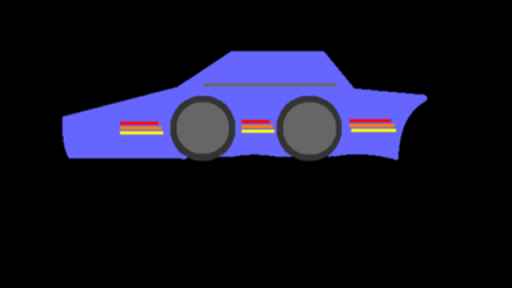
%> input picture MatlabScripts/car.png, 512 x 288 px
$ octave pruebasHoughTransformLines.m   (GNU Octave 9; MATLAB toolbox functions it lacks are replaced by stand-ins)
%> lines starting %> are read from the running program, lines starting %| are printed output that depends on the picture; in (x1, y1, x2, y2) boxes, pixels count from 0 and x2, y2 are one past the last pixel; in counts of white or black regions, pixels touching at a corner belong together; the program's own positions count from 1
%% Read the image
img =imread('car.png');
%> img is the input picture: size 288x512x3 uint8; mean R, G, B 19.2, 18.3, 37
subplot(2,2,1);
imshow(img), title('Original image');
%% Detecting edges (canny)
mono=rgb2gray(img);
subplot(2,2,2);
cannyEdges=edge(mono,'canny');
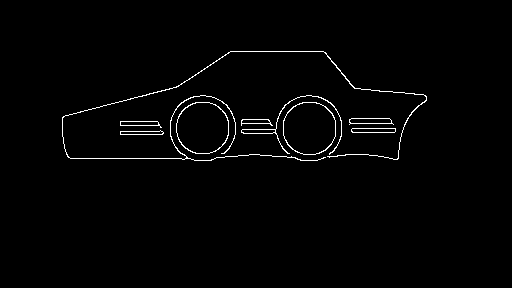
%> cannyEdges: size 288x512 logical; 1.5% white in thin lines or dots, all inside (x1, y1, x2, y2) = (62, 51, 427, 161)
subplot(2,2,2);
imshow(cannyEdges), title('Canny edges');
%% Detecting lines, applying hough transform
[accum theta rho] = hough(cannyEdges);
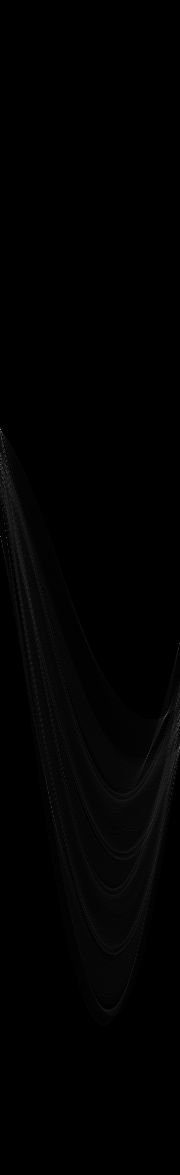
%> accum: size 1175x180 double; min 0, max 132, mean 1.8
%> theta = 180 values from -90 to 89; rho = 1175 values from -587 to 587
subplot(2,2,3);
imagesc(accum, 'XData',theta,'YData',rho), title('Hough accumulator');
%> (this line was passed over: imagesc is not available in this run)
peaks = houghpeaks(accum, 100); % detect the peaks in the accum matrix, and it
%> peaks = [430 1; 537 1; 717 166; 465 1; 478 3; 724 179]
        %will get as maximumu 100 values.
hold on; plot(theta(peaks(:,2)),rho(peaks(:,1)),'rs');
hold off;
%% Making and drawing the line segments
line_segments=houghlines(cannyEdges,theta,rho, peaks);
%> line_segments = 7 lines; point1 to point2 (x, y): (71, 159) to (191, 159), (177, 87) to (64, 118), (231, 52) to (324, 52), (336, 123) to (406, 125), (336, 124) to (406, 124), (228, 119) to (285, 121), (229, 124) to (284, 124)
subplot(2,2,4);
imshow(img), title('detected lines'), hold on;
for k=1:length(line_segments)
    endpoints = [line_segments(k).point1;line_segments(k).point2];
    plot(endpoints(:,1),endpoints(:,2),'Linewidth',2,'Color','green');
end
%> this loop made 7 passes
%> endpoints on passes 1 to 7: [71 159; 191 159], [231 52; 324 52], [177 87; 64 118], [229 124; 284 124], [336 124; 406 124], [228 119; 285 121], [336 123; 406 125]
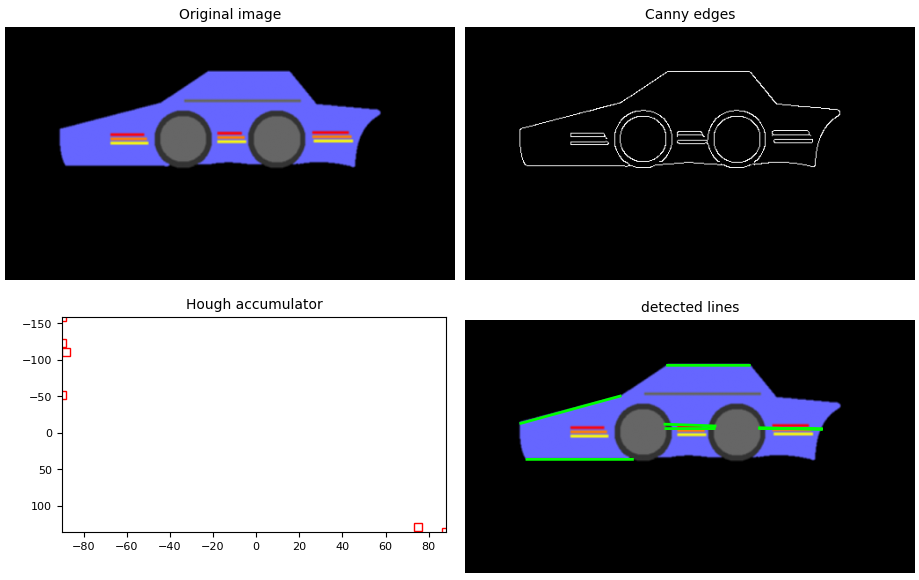
%> figure redrawn from the program's plot data, 4 panels
% hold off;


%% Lines detection tests version, read the image.
img =imread('gantrycrane.png');
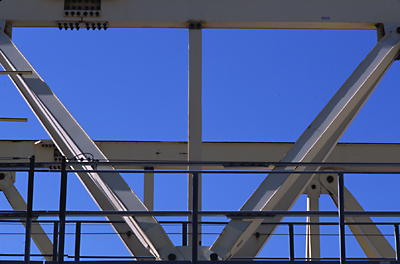
%> input picture MatlabScripts/gantrycrane.png, 400 x 264 px
%> img is the input picture: size 264x400x3 uint8; mean R, G, B 73.3, 93.1, 147.3
% size(img)
subplot(2,2,1);
imshow(img), title('Original image');
%% apply hough transform, and visualize the position where there are lines.
mono=rgb2gray(img);
%> mono: size 264x400 uint8
cannyEdges=edge(mono,'canny');
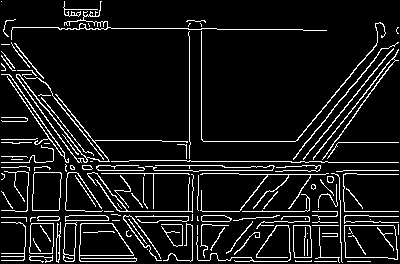
%> cannyEdges: size 264x400 logical; 9.2% white in thin lines or dots
subplot(2,2,2);
imshow(cannyEdges), title('Canny edges');
[accum theta rho] = hough(cannyEdges);
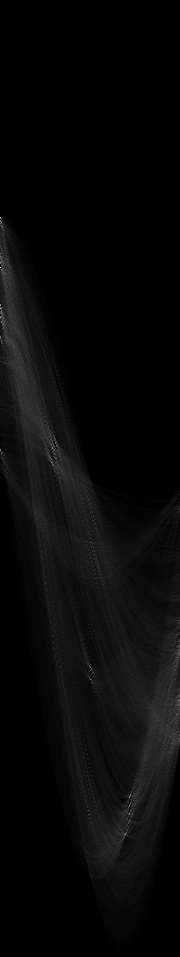
%> accum: size 957x180 double; min 0, max 297, mean 10.1; drawn with min black and max white
%> rho = 957 values from -478 to 478
subplot(2,2,3);
imagesc(accum,'XData',theta,'YData',rho), title('Hough accumulator');%images
%> (this line was passed over: imagesc is not available in this run)
                    %with scaled colors
%% Identify the peaks and plot them
peaks = houghpeaks(accum, 50,'Threshold',ceil(0.6*max(accum(:))),'NHoodSize',[5 5]);
%> peaks = [268 1; 309 1; 814 130; 218 1; 223 2]
        %Funtion with extra parameters to make the lines detection appropiate
        % to this particular case.
size(peaks);
hold on;
plot(theta(peaks(:,2)),rho(peaks(:,1)),'rs');
colormap(hot);
hold off;

% subplot(2,2,4);
% imshow(accum, 'XData',theta,'YData',rho), title('Hough accumulator');
%% making and draw the found lines
line_segments=houghlines(cannyEdges,theta,rho,peaks);
%> line_segments = 8 lines; point1 to point2 (x, y): (86, 212) to (399, 212), (221, 261) to (398, 43), (99, 171) to (320, 171), (157, 260) to (312, 262), (2, 257) to (137, 259), (236, 262) to (371, 262), (42, 262) to (136, 262), (344, 171) to (399, 171)
% line_segments(1).point1
% line_segments(1).point2
% impixelinfo()
subplot(2,2,4);
imshow(img), title('Detected lines'), hold on;
for k=1:length(line_segments)
    endpoints = [line_segments(k).point1;line_segments(k).point2];
    plot(endpoints(:,1),endpoints(:,2),'Linewidth',2,'Color','green');
end
%> this loop made 8 passes
%> endpoints on passes 1 to 8: [86 212; 399 212], [99 171; 320 171], [344 171; 399 171], [221 261; 398 43], [42 262; 136 262], [236 262; 371 262], [2 257; 137 259], [157 260; 312 262]
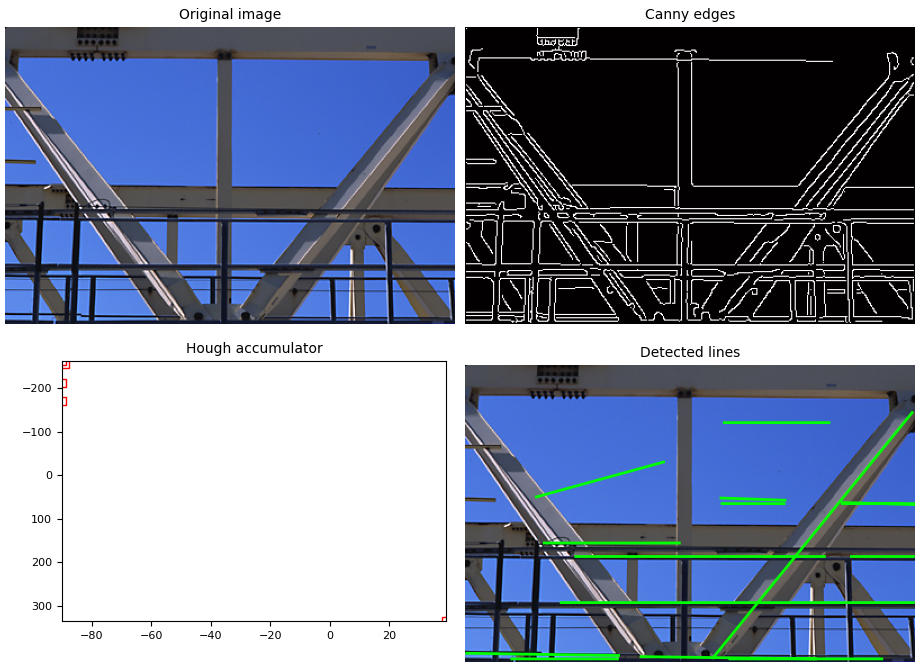
%> figure redrawn from the program's plot data, 4 panels
hold off;

% [6 lines of commented-out code are left out]
